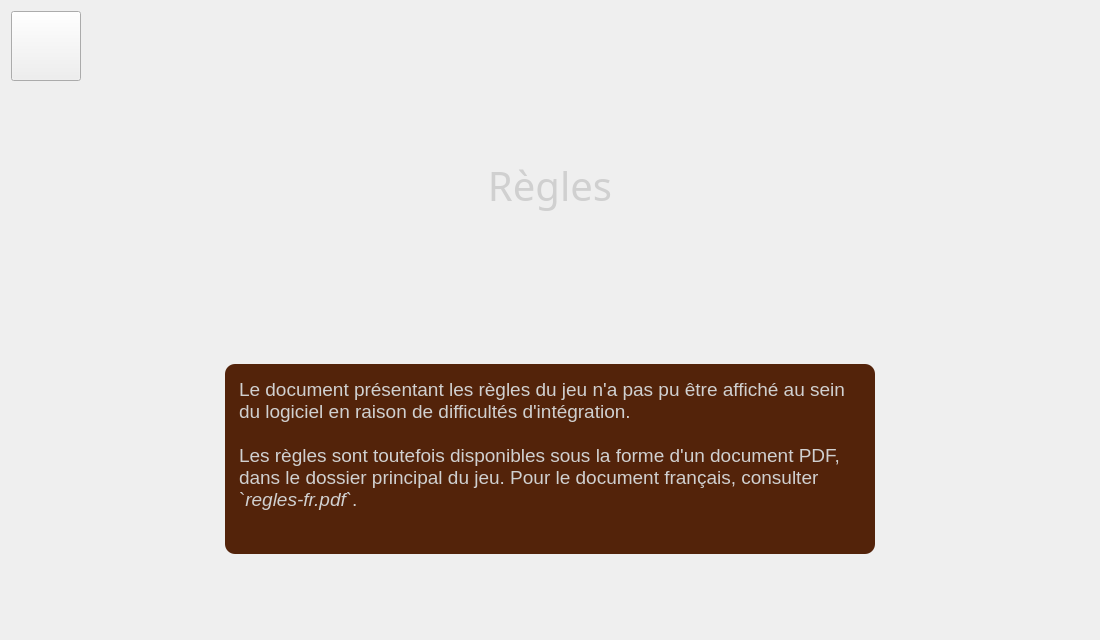
<?xml version="1.0" encoding="UTF-8"?>
<ui version="4.0">
 <class>regles</class>
 <widget class="QWidget" name="regles">
  <property name="geometry">
   <rect>
    <x>0</x>
    <y>0</y>
    <width>1100</width>
    <height>640</height>
   </rect>
  </property>
  <property name="windowTitle">
   <string>Form</string>
  </property>
  <layout class="QVBoxLayout" name="verticalLayout">
   <item>
    <layout class="QHBoxLayout" name="horizontalLayout">
     <item>
      <widget class="QPushButton" name="retour">
       <property name="minimumSize">
        <size>
         <width>70</width>
         <height>70</height>
        </size>
       </property>
       <property name="styleSheet">
        <string notr="true">QPushButton
{
    border-image:url(:/images/icons/button-back.png);
}

QPushButton:hover
{
    border-image:url(:/images/icons/button-back.png);
	background-color:#73a6a0;
	border-radius: 30px;
}</string>
       </property>
       <property name="text">
        <string/>
       </property>
      </widget>
     </item>
     <item>
      <spacer name="horizontalSpacer_5">
       <property name="orientation">
        <enum>Qt::Horizontal</enum>
       </property>
       <property name="sizeHint" stdset="0">
        <size>
         <width>40</width>
         <height>20</height>
        </size>
       </property>
      </spacer>
     </item>
    </layout>
   </item>
   <item>
    <spacer name="verticalSpacer_4">
     <property name="orientation">
      <enum>Qt::Vertical</enum>
     </property>
     <property name="sizeHint" stdset="0">
      <size>
       <width>20</width>
       <height>40</height>
      </size>
     </property>
    </spacer>
   </item>
   <item>
    <layout class="QHBoxLayout" name="horizontalLayout_2">
     <item>
      <spacer name="horizontalSpacer">
       <property name="orientation">
        <enum>Qt::Horizontal</enum>
       </property>
       <property name="sizeHint" stdset="0">
        <size>
         <width>40</width>
         <height>20</height>
        </size>
       </property>
      </spacer>
     </item>
     <item>
      <widget class="QLabel" name="label">
       <property name="minimumSize">
        <size>
         <width>500</width>
         <height>120</height>
        </size>
       </property>
       <property name="maximumSize">
        <size>
         <width>500</width>
         <height>120</height>
        </size>
       </property>
       <property name="font">
        <font>
         <family>sans-serif</family>
         <pointsize>30</pointsize>
         <weight>50</weight>
         <italic>false</italic>
         <bold>false</bold>
        </font>
       </property>
       <property name="styleSheet">
        <string notr="true">border-image:url(:/images/titles/title-frame.png);
font: 30pt sans-serif;
color:#d0d0d0;</string>
       </property>
       <property name="text">
        <string>Règles</string>
       </property>
       <property name="alignment">
        <set>Qt::AlignCenter</set>
       </property>
      </widget>
     </item>
     <item>
      <spacer name="horizontalSpacer_2">
       <property name="orientation">
        <enum>Qt::Horizontal</enum>
       </property>
       <property name="sizeHint" stdset="0">
        <size>
         <width>40</width>
         <height>20</height>
        </size>
       </property>
      </spacer>
     </item>
    </layout>
   </item>
   <item>
    <spacer name="verticalSpacer_6">
     <property name="orientation">
      <enum>Qt::Vertical</enum>
     </property>
     <property name="sizeHint" stdset="0">
      <size>
       <width>20</width>
       <height>40</height>
      </size>
     </property>
    </spacer>
   </item>
   <item>
    <spacer name="verticalSpacer">
     <property name="orientation">
      <enum>Qt::Vertical</enum>
     </property>
     <property name="sizeHint" stdset="0">
      <size>
       <width>20</width>
       <height>40</height>
      </size>
     </property>
    </spacer>
   </item>
   <item>
    <spacer name="verticalSpacer_5">
     <property name="orientation">
      <enum>Qt::Vertical</enum>
     </property>
     <property name="sizeHint" stdset="0">
      <size>
       <width>20</width>
       <height>40</height>
      </size>
     </property>
    </spacer>
   </item>
   <item>
    <layout class="QHBoxLayout" name="horizontalLayout_3">
     <item>
      <spacer name="horizontalSpacer_3">
       <property name="orientation">
        <enum>Qt::Horizontal</enum>
       </property>
       <property name="sizeHint" stdset="0">
        <size>
         <width>40</width>
         <height>20</height>
        </size>
       </property>
      </spacer>
     </item>
     <item>
      <widget class="QTextEdit" name="textEdit">
       <property name="minimumSize">
        <size>
         <width>650</width>
         <height>190</height>
        </size>
       </property>
       <property name="maximumSize">
        <size>
         <width>650</width>
         <height>190</height>
        </size>
       </property>
       <property name="styleSheet">
        <string notr="true">background-color:#53230a;
color:#d0d0d0;
padding:10px;
border-radius:10px;</string>
       </property>
       <property name="html">
        <string>&lt;!DOCTYPE HTML PUBLIC &quot;-//W3C//DTD HTML 4.0//EN&quot; &quot;http://www.w3.org/TR/REC-html40/strict.dtd&quot;&gt;
&lt;html&gt;&lt;head&gt;&lt;meta name=&quot;qrichtext&quot; content=&quot;1&quot; /&gt;&lt;style type=&quot;text/css&quot;&gt;
p, li { white-space: pre-wrap; }
&lt;/style&gt;&lt;/head&gt;&lt;body style=&quot; font-family:'Sans Serif'; font-size:9pt; font-weight:400; font-style:normal;&quot;&gt;
&lt;p style=&quot; margin-top:0px; margin-bottom:0px; margin-left:0px; margin-right:0px; -qt-block-indent:0; text-indent:0px;&quot;&gt;&lt;span style=&quot; font-size:14pt;&quot;&gt;Le document présentant les règles du jeu n'a pas pu être affiché au sein du logiciel en raison de difficultés d'intégration.&lt;br /&gt;&lt;br /&gt;Les règles sont toutefois disponibles sous la forme d'un document PDF, dans le dossier principal du jeu. Pour le document français, consulter `&lt;/span&gt;&lt;span style=&quot; font-size:14pt; font-style:italic;&quot;&gt;regles-fr.pdf`&lt;/span&gt;&lt;span style=&quot; font-size:14pt;&quot;&gt;.&lt;/span&gt;&lt;/p&gt;&lt;/body&gt;&lt;/html&gt;</string>
       </property>
      </widget>
     </item>
     <item>
      <spacer name="horizontalSpacer_4">
       <property name="orientation">
        <enum>Qt::Horizontal</enum>
       </property>
       <property name="sizeHint" stdset="0">
        <size>
         <width>40</width>
         <height>20</height>
        </size>
       </property>
      </spacer>
     </item>
    </layout>
   </item>
   <item>
    <spacer name="verticalSpacer_2">
     <property name="orientation">
      <enum>Qt::Vertical</enum>
     </property>
     <property name="sizeHint" stdset="0">
      <size>
       <width>20</width>
       <height>40</height>
      </size>
     </property>
    </spacer>
   </item>
   <item>
    <layout class="QHBoxLayout" name="layoutVideo"/>
   </item>
   <item>
    <spacer name="verticalSpacer_3">
     <property name="orientation">
      <enum>Qt::Vertical</enum>
     </property>
     <property name="sizeHint" stdset="0">
      <size>
       <width>20</width>
       <height>40</height>
      </size>
     </property>
    </spacer>
   </item>
  </layout>
 </widget>
 <resources/>
 <connections/>
</ui>
